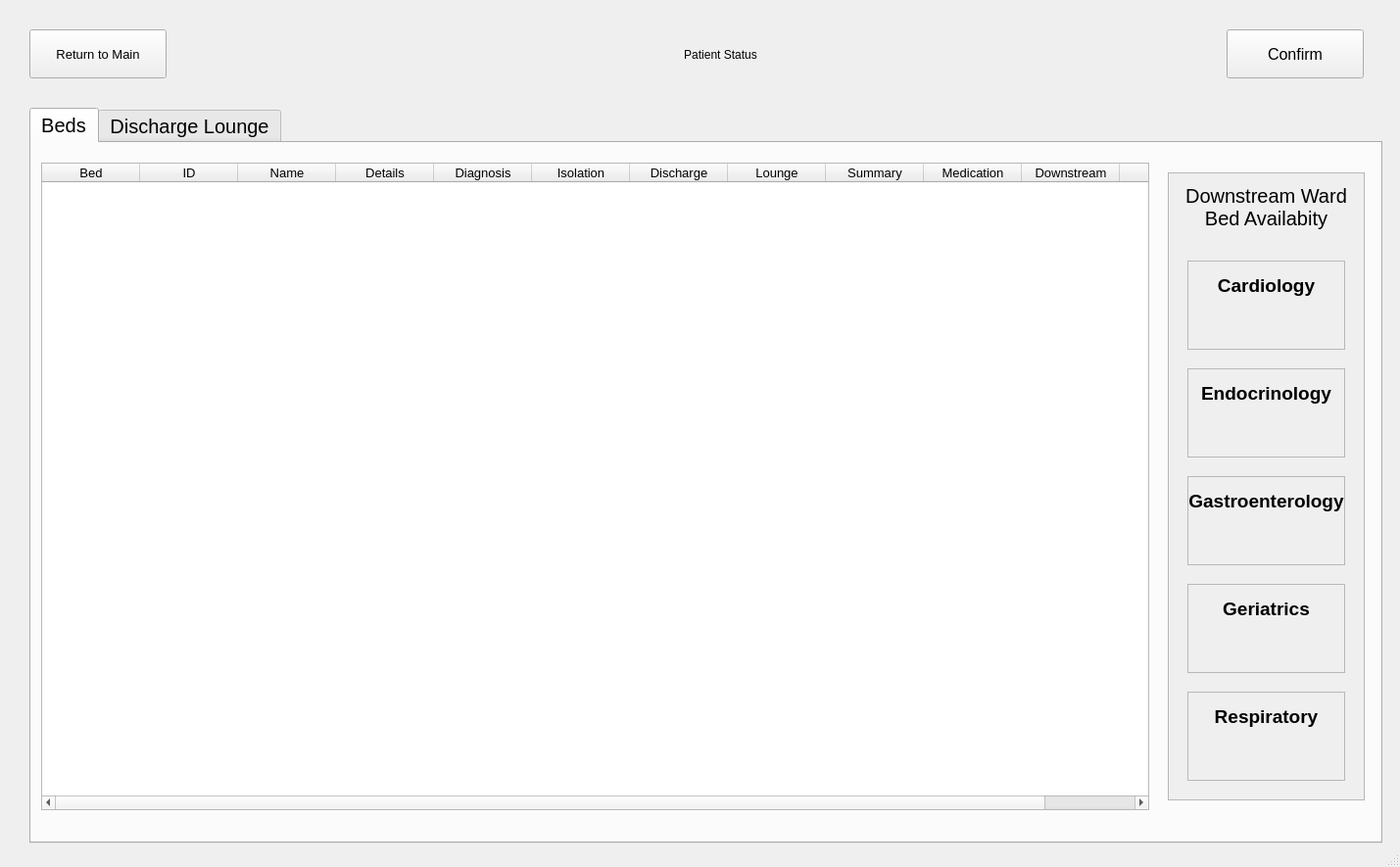
<?xml version="1.0" encoding="UTF-8"?>
<ui version="4.0">
 <class>patientStatus</class>
 <widget class="QMainWindow" name="patientStatus">
  <property name="geometry">
   <rect>
    <x>0</x>
    <y>0</y>
    <width>1429</width>
    <height>885</height>
   </rect>
  </property>
  <property name="font">
   <font>
    <family>Arial</family>
   </font>
  </property>
  <property name="windowTitle">
   <string>Waiting List</string>
  </property>
  <widget class="QWidget" name="centralwidget">
   <widget class="QLabel" name="patientListTitle">
    <property name="geometry">
     <rect>
      <x>620</x>
      <y>30</y>
      <width>231</width>
      <height>51</height>
     </rect>
    </property>
    <property name="styleSheet">
     <string notr="true">font: 25pt &quot;Arial&quot;;</string>
    </property>
    <property name="text">
     <string>Patient Status</string>
    </property>
    <property name="alignment">
     <set>Qt::AlignCenter</set>
    </property>
   </widget>
   <widget class="QPushButton" name="buttBack">
    <property name="geometry">
     <rect>
      <x>30</x>
      <y>30</y>
      <width>140</width>
      <height>50</height>
     </rect>
    </property>
    <property name="font">
     <font>
      <family>Arial</family>
      <pointsize>10</pointsize>
     </font>
    </property>
    <property name="text">
     <string>Return to Main</string>
    </property>
   </widget>
   <widget class="QPushButton" name="buttConfirm">
    <property name="geometry">
     <rect>
      <x>1252</x>
      <y>30</y>
      <width>140</width>
      <height>50</height>
     </rect>
    </property>
    <property name="font">
     <font>
      <family>Arial</family>
      <pointsize>12</pointsize>
     </font>
    </property>
    <property name="text">
     <string>Confirm</string>
    </property>
   </widget>
   <widget class="QTabWidget" name="tabWidget">
    <property name="geometry">
     <rect>
      <x>30</x>
      <y>110</y>
      <width>1381</width>
      <height>751</height>
     </rect>
    </property>
    <property name="font">
     <font>
      <family>Arial</family>
      <pointsize>15</pointsize>
     </font>
    </property>
    <property name="currentIndex">
     <number>0</number>
    </property>
    <widget class="QWidget" name="bedTab">
     <attribute name="title">
      <string>Beds</string>
     </attribute>
     <widget class="QTableWidget" name="bedTable">
      <property name="geometry">
       <rect>
        <x>10</x>
        <y>20</y>
        <width>1131</width>
        <height>661</height>
       </rect>
      </property>
      <property name="font">
       <font>
        <family>Arial</family>
        <pointsize>10</pointsize>
       </font>
      </property>
      <property name="wordWrap">
       <bool>true</bool>
      </property>
      <column>
       <property name="text">
        <string>Bed</string>
       </property>
      </column>
      <column>
       <property name="text">
        <string>ID</string>
       </property>
      </column>
      <column>
       <property name="text">
        <string>Name</string>
       </property>
      </column>
      <column>
       <property name="text">
        <string>Details</string>
       </property>
      </column>
      <column>
       <property name="text">
        <string>Diagnosis</string>
       </property>
      </column>
      <column>
       <property name="text">
        <string>Isolation</string>
       </property>
      </column>
      <column>
       <property name="text">
        <string>Discharge</string>
       </property>
      </column>
      <column>
       <property name="text">
        <string>Lounge</string>
       </property>
      </column>
      <column>
       <property name="text">
        <string>Summary</string>
       </property>
      </column>
      <column>
       <property name="text">
        <string>Medication</string>
       </property>
      </column>
      <column>
       <property name="text">
        <string>Downstream</string>
       </property>
      </column>
      <column>
       <property name="text">
        <string>Death</string>
       </property>
      </column>
     </widget>
     <widget class="QFrame" name="wardFrame">
      <property name="geometry">
       <rect>
        <x>1160</x>
        <y>30</y>
        <width>201</width>
        <height>641</height>
       </rect>
      </property>
      <property name="font">
       <font>
        <family>Arial</family>
        <pointsize>12</pointsize>
       </font>
      </property>
      <property name="autoFillBackground">
       <bool>true</bool>
      </property>
      <property name="frameShape">
       <enum>QFrame::StyledPanel</enum>
      </property>
      <property name="frameShadow">
       <enum>QFrame::Raised</enum>
      </property>
      <widget class="QLabel" name="wardBedTitle">
       <property name="geometry">
        <rect>
         <x>0</x>
         <y>10</y>
         <width>201</width>
         <height>51</height>
        </rect>
       </property>
       <property name="font">
        <font>
         <family>Arial</family>
         <pointsize>15</pointsize>
         <weight>50</weight>
         <italic>false</italic>
         <bold>false</bold>
        </font>
       </property>
       <property name="styleSheet">
        <string notr="true">font: 15pt &quot;Arial&quot;;</string>
       </property>
       <property name="text">
        <string>Downstream Ward Bed Availabity</string>
       </property>
       <property name="scaledContents">
        <bool>false</bool>
       </property>
       <property name="alignment">
        <set>Qt::AlignCenter</set>
       </property>
       <property name="wordWrap">
        <bool>true</bool>
       </property>
      </widget>
      <widget class="QFrame" name="cardioFrame">
       <property name="geometry">
        <rect>
         <x>20</x>
         <y>90</y>
         <width>161</width>
         <height>91</height>
        </rect>
       </property>
       <property name="autoFillBackground">
        <bool>false</bool>
       </property>
       <property name="frameShape">
        <enum>QFrame::StyledPanel</enum>
       </property>
       <property name="frameShadow">
        <enum>QFrame::Raised</enum>
       </property>
       <widget class="QLabel" name="cardioTitle">
        <property name="geometry">
         <rect>
          <x>0</x>
          <y>10</y>
          <width>161</width>
          <height>31</height>
         </rect>
        </property>
        <property name="font">
         <font>
          <family>Arial</family>
          <pointsize>14</pointsize>
          <weight>75</weight>
          <bold>true</bold>
          <underline>false</underline>
         </font>
        </property>
        <property name="text">
         <string>Cardiology</string>
        </property>
        <property name="alignment">
         <set>Qt::AlignCenter</set>
        </property>
       </widget>
       <widget class="QLabel" name="cardio">
        <property name="geometry">
         <rect>
          <x>40</x>
          <y>40</y>
          <width>81</width>
          <height>31</height>
         </rect>
        </property>
        <property name="font">
         <font>
          <family>Arial</family>
          <pointsize>14</pointsize>
          <weight>50</weight>
          <bold>false</bold>
          <underline>false</underline>
         </font>
        </property>
        <property name="text">
         <string/>
        </property>
        <property name="alignment">
         <set>Qt::AlignCenter</set>
        </property>
       </widget>
      </widget>
      <widget class="QFrame" name="endoFrame">
       <property name="geometry">
        <rect>
         <x>20</x>
         <y>200</y>
         <width>161</width>
         <height>91</height>
        </rect>
       </property>
       <property name="autoFillBackground">
        <bool>false</bool>
       </property>
       <property name="frameShape">
        <enum>QFrame::StyledPanel</enum>
       </property>
       <property name="frameShadow">
        <enum>QFrame::Raised</enum>
       </property>
       <widget class="QLabel" name="endoTitle">
        <property name="geometry">
         <rect>
          <x>0</x>
          <y>10</y>
          <width>161</width>
          <height>31</height>
         </rect>
        </property>
        <property name="font">
         <font>
          <family>Arial</family>
          <pointsize>14</pointsize>
          <weight>75</weight>
          <bold>true</bold>
          <underline>false</underline>
         </font>
        </property>
        <property name="text">
         <string>Endocrinology</string>
        </property>
        <property name="alignment">
         <set>Qt::AlignCenter</set>
        </property>
       </widget>
       <widget class="QLabel" name="endo">
        <property name="geometry">
         <rect>
          <x>40</x>
          <y>40</y>
          <width>81</width>
          <height>31</height>
         </rect>
        </property>
        <property name="font">
         <font>
          <family>Arial</family>
          <pointsize>14</pointsize>
          <weight>50</weight>
          <bold>false</bold>
          <underline>false</underline>
         </font>
        </property>
        <property name="text">
         <string/>
        </property>
        <property name="alignment">
         <set>Qt::AlignCenter</set>
        </property>
       </widget>
      </widget>
      <widget class="QFrame" name="gastroFrame">
       <property name="geometry">
        <rect>
         <x>20</x>
         <y>310</y>
         <width>161</width>
         <height>91</height>
        </rect>
       </property>
       <property name="autoFillBackground">
        <bool>false</bool>
       </property>
       <property name="frameShape">
        <enum>QFrame::StyledPanel</enum>
       </property>
       <property name="frameShadow">
        <enum>QFrame::Raised</enum>
       </property>
       <widget class="QLabel" name="gastroTitle">
        <property name="geometry">
         <rect>
          <x>0</x>
          <y>10</y>
          <width>161</width>
          <height>31</height>
         </rect>
        </property>
        <property name="font">
         <font>
          <family>Arial</family>
          <pointsize>14</pointsize>
          <weight>75</weight>
          <bold>true</bold>
          <underline>false</underline>
         </font>
        </property>
        <property name="text">
         <string>Gastroenterology</string>
        </property>
        <property name="alignment">
         <set>Qt::AlignCenter</set>
        </property>
       </widget>
       <widget class="QLabel" name="gastro">
        <property name="geometry">
         <rect>
          <x>40</x>
          <y>40</y>
          <width>81</width>
          <height>31</height>
         </rect>
        </property>
        <property name="font">
         <font>
          <family>Arial</family>
          <pointsize>14</pointsize>
          <weight>50</weight>
          <bold>false</bold>
          <underline>false</underline>
         </font>
        </property>
        <property name="text">
         <string/>
        </property>
        <property name="alignment">
         <set>Qt::AlignCenter</set>
        </property>
       </widget>
      </widget>
      <widget class="QFrame" name="geriFrame">
       <property name="geometry">
        <rect>
         <x>20</x>
         <y>420</y>
         <width>161</width>
         <height>91</height>
        </rect>
       </property>
       <property name="autoFillBackground">
        <bool>false</bool>
       </property>
       <property name="frameShape">
        <enum>QFrame::StyledPanel</enum>
       </property>
       <property name="frameShadow">
        <enum>QFrame::Raised</enum>
       </property>
       <widget class="QLabel" name="geriTitle">
        <property name="geometry">
         <rect>
          <x>0</x>
          <y>10</y>
          <width>161</width>
          <height>31</height>
         </rect>
        </property>
        <property name="font">
         <font>
          <family>Arial</family>
          <pointsize>14</pointsize>
          <weight>75</weight>
          <bold>true</bold>
          <underline>false</underline>
         </font>
        </property>
        <property name="text">
         <string>Geriatrics</string>
        </property>
        <property name="alignment">
         <set>Qt::AlignCenter</set>
        </property>
       </widget>
       <widget class="QLabel" name="geri">
        <property name="geometry">
         <rect>
          <x>40</x>
          <y>40</y>
          <width>81</width>
          <height>31</height>
         </rect>
        </property>
        <property name="font">
         <font>
          <family>Arial</family>
          <pointsize>14</pointsize>
          <weight>50</weight>
          <bold>false</bold>
          <underline>false</underline>
         </font>
        </property>
        <property name="text">
         <string/>
        </property>
        <property name="alignment">
         <set>Qt::AlignCenter</set>
        </property>
       </widget>
      </widget>
      <widget class="QFrame" name="respFrame">
       <property name="geometry">
        <rect>
         <x>20</x>
         <y>530</y>
         <width>161</width>
         <height>91</height>
        </rect>
       </property>
       <property name="autoFillBackground">
        <bool>false</bool>
       </property>
       <property name="frameShape">
        <enum>QFrame::StyledPanel</enum>
       </property>
       <property name="frameShadow">
        <enum>QFrame::Raised</enum>
       </property>
       <widget class="QLabel" name="respTitle">
        <property name="geometry">
         <rect>
          <x>0</x>
          <y>10</y>
          <width>161</width>
          <height>31</height>
         </rect>
        </property>
        <property name="font">
         <font>
          <family>Arial</family>
          <pointsize>14</pointsize>
          <weight>75</weight>
          <bold>true</bold>
          <underline>false</underline>
         </font>
        </property>
        <property name="text">
         <string>Respiratory</string>
        </property>
        <property name="alignment">
         <set>Qt::AlignCenter</set>
        </property>
       </widget>
       <widget class="QLabel" name="resp">
        <property name="geometry">
         <rect>
          <x>40</x>
          <y>40</y>
          <width>81</width>
          <height>31</height>
         </rect>
        </property>
        <property name="font">
         <font>
          <family>Arial</family>
          <pointsize>14</pointsize>
          <weight>50</weight>
          <bold>false</bold>
          <underline>false</underline>
         </font>
        </property>
        <property name="text">
         <string/>
        </property>
        <property name="alignment">
         <set>Qt::AlignCenter</set>
        </property>
       </widget>
      </widget>
     </widget>
     <zorder>wardFrame</zorder>
     <zorder>bedTable</zorder>
    </widget>
    <widget class="QWidget" name="loungeTab">
     <attribute name="title">
      <string>Discharge Lounge</string>
     </attribute>
     <widget class="QTableWidget" name="loungeTable">
      <property name="geometry">
       <rect>
        <x>10</x>
        <y>20</y>
        <width>1021</width>
        <height>661</height>
       </rect>
      </property>
      <property name="font">
       <font>
        <family>Arial</family>
        <pointsize>10</pointsize>
       </font>
      </property>
      <property name="wordWrap">
       <bool>true</bool>
      </property>
      <column>
       <property name="text">
        <string>Bed</string>
       </property>
      </column>
      <column>
       <property name="text">
        <string>ID</string>
       </property>
      </column>
      <column>
       <property name="text">
        <string>Name</string>
       </property>
      </column>
      <column>
       <property name="text">
        <string>Details</string>
       </property>
      </column>
      <column>
       <property name="text">
        <string>Diagnosis</string>
       </property>
      </column>
      <column>
       <property name="text">
        <string>Isolation</string>
       </property>
      </column>
      <column>
       <property name="text">
        <string>Discharge</string>
       </property>
      </column>
      <column>
       <property name="text">
        <string>Lounge</string>
       </property>
      </column>
      <column>
       <property name="text">
        <string>Summary</string>
       </property>
      </column>
      <column>
       <property name="text">
        <string>Medication</string>
       </property>
      </column>
     </widget>
    </widget>
   </widget>
   <zorder>tabWidget</zorder>
   <zorder>patientListTitle</zorder>
   <zorder>buttBack</zorder>
   <zorder>buttConfirm</zorder>
  </widget>
  <widget class="QStatusBar" name="statusbar"/>
 </widget>
 <resources/>
 <connections/>
</ui>
